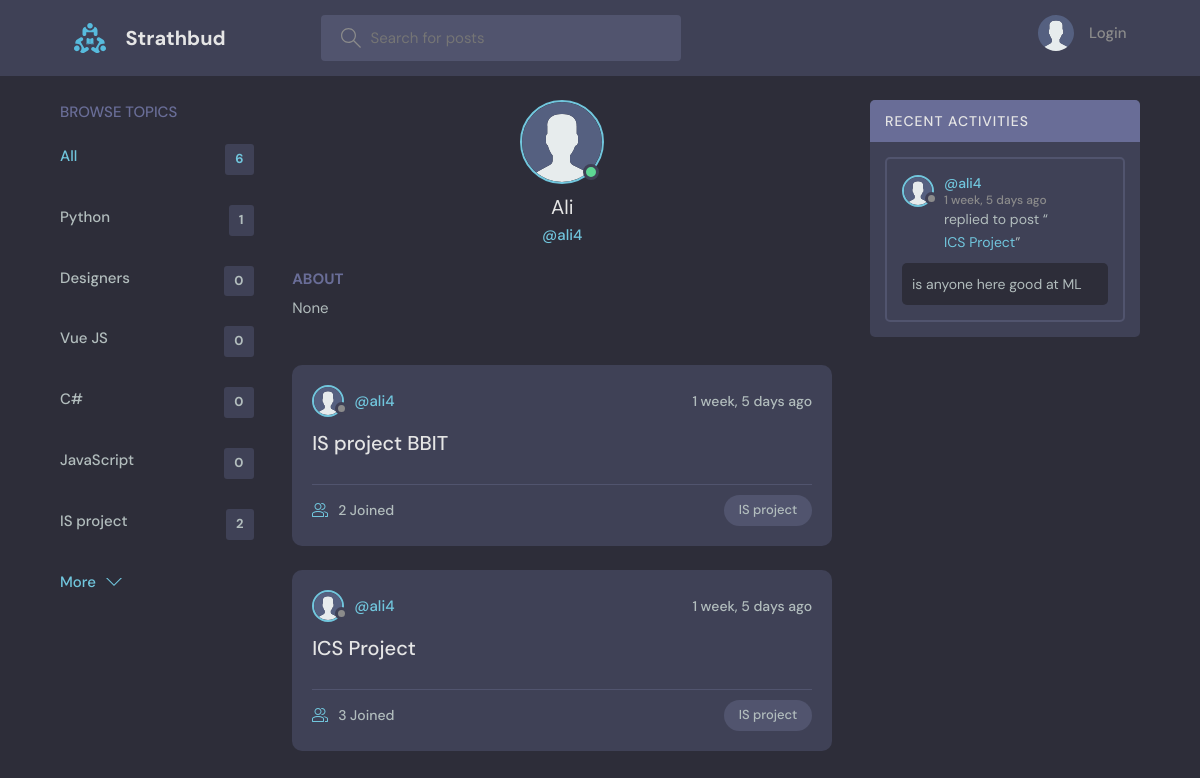
Screenshot of /profile/6/ with the database file from the repository.
### base/models.py (models this page shows, shortened)
class Topic(models.Model):
    name = models.CharField(max_length=200)

class User(AbstractUser):
    name = models.CharField(max_length=200, null=True)
    email = models.EmailField(unique=True, null=True)
    bio = models.TextField(null=True)
    avatar = models.ImageField(null=True, default="avatar.svg")
    USERNAME_FIELD = 'email'
    REQUIRED_FIELDS = []

class Room(models.Model):
    host = models.ForeignKey(User, on_delete=models.SET_NULL, null=True)
    topic = models.ForeignKey(Topic, on_delete=models.SET_NULL, null=True)
    name = models.CharField(max_length=200)
    description = models.TextField(null=True, blank=True)
    participants = models.ManyToManyField(
        User, related_name='participants', blank=True)
    updated = models.DateTimeField(auto_now=True)
    created = models.DateTimeField(auto_now_add=True)
    class Meta:
        ordering = ['-updated', '-created']
    def __str__(self):
        return self.name

class Message(models.Model):
    user = models.ForeignKey(User, on_delete=models.CASCADE)
    room = models.ForeignKey(Room, on_delete=models.CASCADE)
    body = models.TextField()
    flagged =  models.BooleanField(default=False)
    updated = models.DateTimeField(auto_now=True)
    created = models.DateTimeField(auto_now_add=True)
    class Meta:
        ordering = ['-updated', '-created']

### base/views.py (the view)
# urls.py: path('profile/<str:pk>/', views.userProfile, name="user-profile"),
def userProfile(request, pk):
    user = User.objects.get(id=pk)
    rooms = user.room_set.all()
    room_messages = user.message_set.all()
    topics = Topic.objects.all()
    context = {'user': user, 'rooms': rooms,
               'room_messages': room_messages, 'topics': topics}
    return render(request, 'base/profile.html', context)

### base/templates/base/profile.html (shortened to what this page needs)
{% extends 'main.html' %}
{% block content %}
<main class="profile-page layout layout--3">
  <div class="container">
    {% include 'base/topics_component.html' %}
    <div class="roomList">
      <div class="profile">
        <div class="profile__avatar">
          <div class="avatar avatar--large active">
            <img src="{{user.avatar.url}}" />
          </div>
        </div>
        <div class="profile__info">
          <h3>{{user.name}}</h3>
          <p>@{{user.username}}</p>
        </div>
        <div class="profile__about">
          <h3>About</h3>
          <p>
            {{user.bio}}
          </p>
        </div>
      </div>
      {% include 'base/feed_component.html' %}
    </div>
    {% include 'base/activity_component.html' %}
  </div>
</main>
{% endblock content %}

### base/templates/base/topics_component.html
<div class="topics">
    <div class="topics__header">
        <h2>Browse Topics</h2>
    </div>
    <ul class="topics__list">
        <li>
            <a href="{% url 'home' %}" class="active">All <span>{{topics.count}}</span></a>
        </li>
        {% for topic in topics %}
        <li>
            <a href="{% url 'home' %}?q={{topic.name}}">{{topic.name}}<span>{{topic.room_set.all.count}}</span></a>
        </li>
        {% endfor %}
    </ul>
    <a class="btn btn--link" href="{% url 'topics' %}">
        More
        <svg version="1.1" xmlns="http://www.w3.org/2000/svg" width="32" height="32" viewBox="0 0 32 32">
            <title>chevron-down</title>
            <path d="M16 21l-13-13h-3l16 16 16-16h-3l-13 13z"></path>
        </svg>
    </a>
</div>

### base/templates/base/feed_component.html (shortened to what this page needs)
{% for room in rooms %}
<div class="roomListRoom">
    <div class="roomListRoom__header">
        <a href="{% url 'user-profile' room.host.id %}" class="roomListRoom__author">
            <div class="avatar avatar--small">
                <img src="{{room.host.avatar.url}}" />
            </div>
            <span>@{{room.host.username}}</span>
        </a>
        <div class="roomListRoom__actions">
            <span>{{room.created|timesince}} ago</span>
        </div>
    </div>
    <div class="roomListRoom__content">
        <a href="{% url 'room' room.id %}">{{room.name}}</a>
    </div>
    <div class="roomListRoom__meta">
        <a href="{% url 'room' room.id %}" class="roomListRoom__joined">
            {{room.participants.all.count}} Joined
        </a>
        <p class="roomListRoom__topic">{{room.topic.name}}</p>
    </div>
</div>
{% endfor %}

### base/templates/base/activity_component.html (shortened to what this page needs)
<div class="activities">
    <div class="activities__header">
        <h2>Recent Activities</h2>
    </div>
    {% for message in room_messages %}
    <div class="activities__box">
        <div class="activities__boxHeader roomListRoom__header">
            <a href="{% url 'user-profile' message.user.id %}" class="roomListRoom__author">
                <div class="avatar avatar--small">
                    <img src="{{message.user.avatar.url}}" />
                </div>
                <p>
                    @{{message.user.username}}
                    <span>{{message.created|timesince}} ago</span>
                </p>
            </a>
        </div>
        <div class="activities__boxContent">
            <p>replied to post “<a href="{% url 'room' message.room.id %}">{{message.room}}</a>”</p>
            <div class="activities__boxRoomContent">{{message.body}}</div>
        </div>
    </div>
    {% endfor %}
</div>

### rows the page displays
Topic: name "Python", room_set.all.count "1"
Topic: name "Designers", room_set.all.count "0"
Topic: name "Vue JS", room_set.all.count "0"
Topic: name "C#", room_set.all.count "0"
Topic: name "JavaScript", room_set.all.count "0"
Topic: name "IS project", room_set.all.count "2"
User: avatar (placeholder picture), name "Ali", username "ali4", bio "None"
Room: host.avatar (placeholder picture), host.username "ali4", created "1 week, 5 days", name "IS project BBIT", participants.all.count "2", topic.name "IS project"
Room: host.avatar (placeholder picture), host.username "ali4", created "1 week, 5 days", name "ICS Project", participants.all.count "3", topic.name "IS project"
Message: user.avatar (placeholder picture), user.username "ali4", created "1 week, 5 days", room "ICS Project", body "is anyone here good at ML"

### other values shown
{{ topics.count }} "6"
